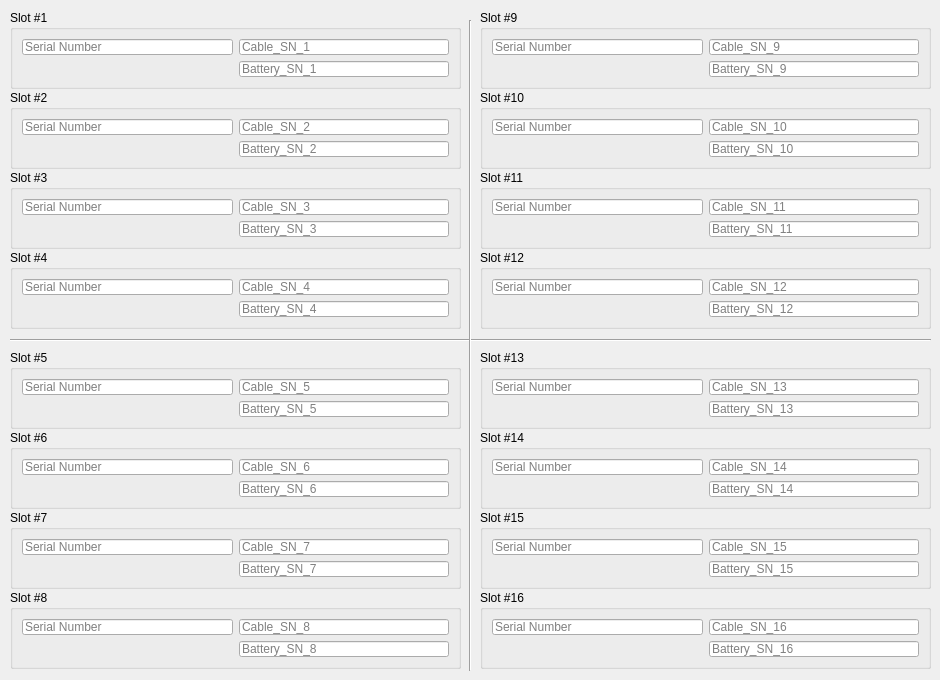
   <widget class="QWidget" name="tab_EB1">
    <attribute name="title">
     <string>Erie #1</string>
    </attribute>
    <widget class="QGroupBox" name="groupBox1_8">
     <property name="geometry">
      <rect>
       <x>10</x>
       <y>590</y>
       <width>451</width>
       <height>79</height>
      </rect>
     </property>
     <property name="sizePolicy">
      <sizepolicy hsizetype="Preferred" vsizetype="Fixed">
       <horstretch>0</horstretch>
       <verstretch>0</verstretch>
      </sizepolicy>
     </property>
     <property name="title">
      <string>Slot #8</string>
     </property>
     <layout class="QGridLayout" name="gridLayout_11">
      <item row="0" column="0">
       <widget class="QLineEdit" name="sn_lineEdit_1_8">
        <property name="maxLength">
         <number>33</number>
        </property>
        <property name="placeholderText">
         <string>Serial Number</string>
        </property>
       </widget>
      </item>
      <item row="0" column="1">
       <widget class="QLineEdit" name="CablelineEdit_1_8">
        <property name="placeholderText">
         <string>Cable_SN_8</string>
        </property>
       </widget>
      </item>
      <item row="1" column="0">
       <widget class="QLabel" name="label_1_8">
        <property name="font">
         <font>
          <pointsize>12</pointsize>
         </font>
        </property>
        <property name="text">
         <string/>
        </property>
       </widget>
      </item>
      <item row="1" column="1">
       <widget class="QLineEdit" name="BatterylineEdit_1_8">
        <property name="placeholderText">
         <string>Battery_SN_8</string>
        </property>
       </widget>
      </item>
     </layout>
    </widget>
    <widget class="QGroupBox" name="groupBox1_2">
     <property name="geometry">
      <rect>
       <x>10</x>
       <y>90</y>
       <width>451</width>
       <height>79</height>
      </rect>
     </property>
     <property name="sizePolicy">
      <sizepolicy hsizetype="Preferred" vsizetype="Fixed">
       <horstretch>0</horstretch>
       <verstretch>0</verstretch>
      </sizepolicy>
     </property>
     <property name="title">
      <string>Slot #2</string>
     </property>
     <layout class="QGridLayout" name="gridLayout_2">
      <item row="0" column="0">
       <widget class="QLineEdit" name="sn_lineEdit_1_2">
        <property name="maxLength">
         <number>33</number>
        </property>
        <property name="placeholderText">
         <string>Serial Number</string>
        </property>
       </widget>
      </item>
      <item row="0" column="1">
       <widget class="QLineEdit" name="CablelineEdit_1_2">
        <property name="placeholderText">
         <string>Cable_SN_2</string>
        </property>
       </widget>
      </item>
      <item row="1" column="0">
       <widget class="QLabel" name="label_1_2">
        <property name="font">
         <font>
          <pointsize>12</pointsize>
         </font>
        </property>
        <property name="text">
         <string/>
        </property>
       </widget>
      </item>
      <item row="1" column="1">
       <widget class="QLineEdit" name="BatterylineEdit_1_2">
        <property name="placeholderText">
         <string>Battery_SN_2</string>
        </property>
       </widget>
      </item>
     </layout>
    </widget>
    <widget class="QGroupBox" name="groupBox1_3">
     <property name="geometry">
      <rect>
       <x>10</x>
       <y>170</y>
       <width>451</width>
       <height>79</height>
      </rect>
     </property>
     <property name="sizePolicy">
      <sizepolicy hsizetype="Preferred" vsizetype="Fixed">
       <horstretch>0</horstretch>
       <verstretch>0</verstretch>
      </sizepolicy>
     </property>
     <property name="title">
      <string>Slot #3</string>
     </property>
     <layout class="QGridLayout" name="gridLayout_3">
      <item row="0" column="0">
       <widget class="QLineEdit" name="sn_lineEdit_1_3">
        <property name="maxLength">
         <number>33</number>
        </property>
        <property name="placeholderText">
         <string>Serial Number</string>
        </property>
       </widget>
      </item>
      <item row="0" column="1">
       <widget class="QLineEdit" name="CablelineEdit_1_3">
        <property name="placeholderText">
         <string>Cable_SN_3</string>
        </property>
       </widget>
      </item>
      <item row="1" column="0">
       <widget class="QLabel" name="label_1_3">
        <property name="font">
         <font>
          <pointsize>12</pointsize>
         </font>
        </property>
        <property name="text">
         <string/>
        </property>
       </widget>
      </item>
      <item row="1" column="1">
       <widget class="QLineEdit" name="BatterylineEdit_1_3">
        <property name="placeholderText">
         <string>Battery_SN_3</string>
        </property>
       </widget>
      </item>
     </layout>
    </widget>
    <widget class="QGroupBox" name="groupBox1_4">
     <property name="geometry">
      <rect>
       <x>10</x>
       <y>250</y>
       <width>451</width>
       <height>79</height>
      </rect>
     </property>
     <property name="sizePolicy">
      <sizepolicy hsizetype="Preferred" vsizetype="Fixed">
       <horstretch>0</horstretch>
       <verstretch>0</verstretch>
      </sizepolicy>
     </property>
     <property name="title">
      <string>Slot #4</string>
     </property>
     <layout class="QGridLayout" name="gridLayout_6">
      <item row="0" column="0">
       <widget class="QLineEdit" name="sn_lineEdit_1_4">
        <property name="maxLength">
         <number>33</number>
        </property>
        <property name="placeholderText">
         <string>Serial Number</string>
        </property>
       </widget>
      </item>
      <item row="0" column="1">
       <widget class="QLineEdit" name="CablelineEdit_1_4">
        <property name="placeholderText">
         <string>Cable_SN_4</string>
        </property>
       </widget>
      </item>
      <item row="1" column="0">
       <widget class="QLabel" name="label_1_4">
        <property name="font">
         <font>
          <pointsize>12</pointsize>
         </font>
        </property>
        <property name="text">
         <string/>
        </property>
       </widget>
      </item>
      <item row="1" column="1">
       <widget class="QLineEdit" name="BatterylineEdit_1_4">
        <property name="placeholderText">
         <string>Battery_SN_4</string>
        </property>
       </widget>
      </item>
     </layout>
    </widget>
    <widget class="QGroupBox" name="groupBox1_5">
     <property name="geometry">
      <rect>
       <x>10</x>
       <y>350</y>
       <width>451</width>
       <height>79</height>
      </rect>
     </property>
     <property name="sizePolicy">
      <sizepolicy hsizetype="Preferred" vsizetype="Fixed">
       <horstretch>0</horstretch>
       <verstretch>0</verstretch>
      </sizepolicy>
     </property>
     <property name="title">
      <string>Slot #5</string>
     </property>
     <layout class="QGridLayout" name="gridLayout_7">
      <item row="0" column="0">
       <widget class="QLineEdit" name="sn_lineEdit_1_5">
        <property name="acceptDrops">
         <bool>true</bool>
        </property>
        <property name="text">
         <string/>
        </property>
        <property name="maxLength">
         <number>33</number>
        </property>
        <property name="placeholderText">
         <string>Serial Number</string>
        </property>
       </widget>
      </item>
      <item row="0" column="1">
       <widget class="QLineEdit" name="CablelineEdit_1_5">
        <property name="placeholderText">
         <string>Cable_SN_5</string>
        </property>
       </widget>
      </item>
      <item row="1" column="0">
       <widget class="QLabel" name="label_1_5">
        <property name="font">
         <font>
          <pointsize>12</pointsize>
         </font>
        </property>
        <property name="text">
         <string/>
        </property>
       </widget>
      </item>
      <item row="1" column="1">
       <widget class="QLineEdit" name="BatterylineEdit_1_5">
        <property name="placeholderText">
         <string>Battery_SN_5</string>
        </property>
       </widget>
      </item>
     </layout>
    </widget>
    <widget class="QGroupBox" name="groupBox1_6">
     <property name="geometry">
      <rect>
       <x>10</x>
       <y>430</y>
       <width>451</width>
       <height>79</height>
      </rect>
     </property>
     <property name="sizePolicy">
      <sizepolicy hsizetype="Preferred" vsizetype="Fixed">
       <horstretch>0</horstretch>
       <verstretch>0</verstretch>
      </sizepolicy>
     </property>
     <property name="title">
      <string>Slot #6</string>
     </property>
     <layout class="QGridLayout" name="gridLayout_8">
      <item row="0" column="0">
       <widget class="QLineEdit" name="sn_lineEdit_1_6">
        <property name="maxLength">
         <number>33</number>
        </property>
        <property name="placeholderText">
         <string>Serial Number</string>
        </property>
       </widget>
      </item>
      <item row="0" column="1">
       <widget class="QLineEdit" name="CablelineEdit_1_6">
        <property name="placeholderText">
         <string>Cable_SN_6</string>
        </property>
       </widget>
      </item>
      <item row="1" column="0">
       <widget class="QLabel" name="label_1_6">
        <property name="font">
         <font>
          <pointsize>12</pointsize>
         </font>
        </property>
        <property name="text">
         <string/>
        </property>
       </widget>
      </item>
      <item row="1" column="1">
       <widget class="QLineEdit" name="BatterylineEdit_1_6">
        <property name="placeholderText">
         <string>Battery_SN_6</string>
        </property>
       </widget>
      </item>
     </layout>
    </widget>
    <widget class="QGroupBox" name="groupBox1_1">
     <property name="geometry">
      <rect>
       <x>10</x>
       <y>10</y>
       <width>451</width>
       <height>79</height>
      </rect>
     </property>
     <property name="sizePolicy">
      <sizepolicy hsizetype="Preferred" vsizetype="Fixed">
       <horstretch>0</horstretch>
       <verstretch>0</verstretch>
      </sizepolicy>
     </property>
     <property name="title">
      <string>Slot #1</string>
     </property>
     <layout class="QGridLayout" name="gridLayout">
      <item row="0" column="0">
       <widget class="QLineEdit" name="sn_lineEdit_1_1">
        <property name="acceptDrops">
         <bool>true</bool>
        </property>
        <property name="text">
         <string/>
        </property>
        <property name="maxLength">
         <number>33</number>
        </property>
        <property name="placeholderText">
         <string>Serial Number</string>
        </property>
       </widget>
      </item>
      <item row="0" column="1">
       <widget class="QLineEdit" name="CablelineEdit_1_1">
        <property name="placeholderText">
         <string>Cable_SN_1</string>
        </property>
       </widget>
      </item>
      <item row="1" column="0">
       <widget class="QLabel" name="label_1_1">
        <property name="font">
         <font>
          <pointsize>12</pointsize>
         </font>
        </property>
        <property name="text">
         <string/>
        </property>
       </widget>
      </item>
      <item row="1" column="1">
       <widget class="QLineEdit" name="BatterylineEdit_1_1">
        <property name="placeholderText">
         <string>Battery_SN_1</string>
        </property>
       </widget>
      </item>
     </layout>
    </widget>
    <widget class="QGroupBox" name="groupBox1_7">
     <property name="geometry">
      <rect>
       <x>10</x>
       <y>510</y>
       <width>451</width>
       <height>79</height>
      </rect>
     </property>
     <property name="sizePolicy">
      <sizepolicy hsizetype="Preferred" vsizetype="Fixed">
       <horstretch>0</horstretch>
       <verstretch>0</verstretch>
      </sizepolicy>
     </property>
     <property name="title">
      <string>Slot #7</string>
     </property>
     <layout class="QGridLayout" name="gridLayout_10">
      <item row="0" column="0">
       <widget class="QLineEdit" name="sn_lineEdit_1_7">
        <property name="maxLength">
         <number>33</number>
        </property>
        <property name="placeholderText">
         <string>Serial Number</string>
        </property>
       </widget>
      </item>
      <item row="0" column="1">
       <widget class="QLineEdit" name="CablelineEdit_1_7">
        <property name="placeholderText">
         <string>Cable_SN_7</string>
        </property>
       </widget>
      </item>
      <item row="1" column="0">
       <widget class="QLabel" name="label_1_7">
        <property name="font">
         <font>
          <pointsize>12</pointsize>
         </font>
        </property>
        <property name="text">
         <string/>
        </property>
       </widget>
      </item>
      <item row="1" column="1">
       <widget class="QLineEdit" name="BatterylineEdit_1_7">
        <property name="placeholderText">
         <string>Battery_SN_7</string>
        </property>
       </widget>
      </item>
     </layout>
    </widget>
    <widget class="QGroupBox" name="groupBox1_16">
     <property name="geometry">
      <rect>
       <x>480</x>
       <y>590</y>
       <width>451</width>
       <height>79</height>
      </rect>
     </property>
     <property name="sizePolicy">
      <sizepolicy hsizetype="Preferred" vsizetype="Fixed">
       <horstretch>0</horstretch>
       <verstretch>0</verstretch>
      </sizepolicy>
     </property>
     <property name="title">
      <string>Slot #16</string>
     </property>
     <layout class="QGridLayout" name="gridLayout_19">
      <item row="0" column="0">
       <widget class="QLineEdit" name="sn_lineEdit_1_16">
        <property name="maxLength">
         <number>33</number>
        </property>
        <property name="placeholderText">
         <string>Serial Number</string>
        </property>
       </widget>
      </item>
      <item row="0" column="1">
       <widget class="QLineEdit" name="CablelineEdit_1_16">
        <property name="placeholderText">
         <string>Cable_SN_16</string>
        </property>
       </widget>
      </item>
      <item row="1" column="0">
       <widget class="QLabel" name="label_1_16">
        <property name="font">
         <font>
          <pointsize>12</pointsize>
         </font>
        </property>
        <property name="text">
         <string/>
        </property>
       </widget>
      </item>
      <item row="1" column="1">
       <widget class="QLineEdit" name="BatterylineEdit_1_16">
        <property name="placeholderText">
         <string>Battery_SN_16</string>
        </property>
       </widget>
      </item>
     </layout>
    </widget>
    <widget class="QGroupBox" name="groupBox1_9">
     <property name="geometry">
      <rect>
       <x>480</x>
       <y>10</y>
       <width>451</width>
       <height>79</height>
      </rect>
     </property>
     <property name="sizePolicy">
      <sizepolicy hsizetype="Preferred" vsizetype="Fixed">
       <horstretch>0</horstretch>
       <verstretch>0</verstretch>
      </sizepolicy>
     </property>
     <property name="title">
      <string>Slot #9</string>
     </property>
     <layout class="QGridLayout" name="gridLayout_12">
      <item row="0" column="0">
       <widget class="QLineEdit" name="sn_lineEdit_1_9">
        <property name="acceptDrops">
         <bool>true</bool>
        </property>
        <property name="text">
         <string/>
        </property>
        <property name="maxLength">
         <number>33</number>
        </property>
        <property name="placeholderText">
         <string>Serial Number</string>
        </property>
       </widget>
      </item>
      <item row="0" column="1">
       <widget class="QLineEdit" name="CablelineEdit_1_9">
        <property name="placeholderText">
         <string>Cable_SN_9</string>
        </property>
       </widget>
      </item>
      <item row="1" column="0">
       <widget class="QLabel" name="label_1_9">
        <property name="font">
         <font>
          <pointsize>12</pointsize>
         </font>
        </property>
        <property name="text">
         <string/>
        </property>
       </widget>
      </item>
      <item row="1" column="1">
       <widget class="QLineEdit" name="BatterylineEdit_1_9">
        <property name="placeholderText">
         <string>Battery_SN_9</string>
        </property>
       </widget>
      </item>
     </layout>
    </widget>
    <widget class="QGroupBox" name="groupBox1_11">
     <property name="geometry">
      <rect>
       <x>480</x>
       <y>170</y>
       <width>451</width>
       <height>79</height>
      </rect>
     </property>
     <property name="sizePolicy">
      <sizepolicy hsizetype="Preferred" vsizetype="Fixed">
       <horstretch>0</horstretch>
       <verstretch>0</verstretch>
      </sizepolicy>
     </property>
     <property name="title">
      <string>Slot #11</string>
     </property>
     <layout class="QGridLayout" name="gridLayout_14">
      <item row="0" column="0">
       <widget class="QLineEdit" name="sn_lineEdit_1_11">
        <property name="maxLength">
         <number>33</number>
        </property>
        <property name="placeholderText">
         <string>Serial Number</string>
        </property>
       </widget>
      </item>
      <item row="0" column="1">
       <widget class="QLineEdit" name="CablelineEdit_1_11">
        <property name="placeholderText">
         <string>Cable_SN_11</string>
        </property>
       </widget>
      </item>
      <item row="1" column="0">
       <widget class="QLabel" name="label_1_11">
        <property name="font">
         <font>
          <pointsize>12</pointsize>
         </font>
        </property>
        <property name="text">
         <string/>
        </property>
       </widget>
      </item>
      <item row="1" column="1">
       <widget class="QLineEdit" name="BatterylineEdit_1_11">
        <property name="placeholderText">
         <string>Battery_SN_11</string>
        </property>
       </widget>
      </item>
     </layout>
     <zorder>sn_lineEdit_1_11</zorder>
     <zorder>label_1_11</zorder>
     <zorder>CablelineEdit_1_11</zorder>
     <zorder>BatterylineEdit_1_11</zorder>
    </widget>
    <widget class="QGroupBox" name="groupBox1_12">
     <property name="geometry">
      <rect>
       <x>480</x>
       <y>250</y>
       <width>451</width>
       <height>79</height>
      </rect>
     </property>
     <property name="sizePolicy">
      <sizepolicy hsizetype="Preferred" vsizetype="Fixed">
       <horstretch>0</horstretch>
       <verstretch>0</verstretch>
      </sizepolicy>
     </property>
     <property name="title">
      <string>Slot #12</string>
     </property>
     <layout class="QGridLayout" name="gridLayout_15">
      <item row="0" column="0">
       <widget class="QLineEdit" name="sn_lineEdit_1_12">
        <property name="maxLength">
         <number>33</number>
        </property>
        <property name="placeholderText">
         <string>Serial Number</string>
        </property>
       </widget>
      </item>
      <item row="0" column="1">
       <widget class="QLineEdit" name="CablelineEdit_1_12">
        <property name="placeholderText">
         <string>Cable_SN_12</string>
        </property>
       </widget>
      </item>
      <item row="1" column="0">
       <widget class="QLabel" name="label_1_12">
        <property name="font">
         <font>
          <pointsize>12</pointsize>
         </font>
        </property>
        <property name="text">
         <string/>
        </property>
       </widget>
      </item>
      <item row="1" column="1">
       <widget class="QLineEdit" name="BatterylineEdit_1_12">
        <property name="placeholderText">
         <string>Battery_SN_12</string>
        </property>
       </widget>
      </item>
     </layout>
    </widget>
    <widget class="QGroupBox" name="groupBox1_13">
     <property name="geometry">
      <rect>
       <x>480</x>
       <y>350</y>
       <width>451</width>
       <height>79</height>
      </rect>
     </property>
     <property name="sizePolicy">
      <sizepolicy hsizetype="Preferred" vsizetype="Fixed">
       <horstretch>0</horstretch>
       <verstretch>0</verstretch>
      </sizepolicy>
     </property>
     <property name="title">
      <string>Slot #13</string>
     </property>
     <layout class="QGridLayout" name="gridLayout_16">
      <item row="0" column="0">
       <widget class="QLineEdit" name="sn_lineEdit_1_13">
        <property name="acceptDrops">
         <bool>true</bool>
        </property>
        <property name="text">
         <string/>
        </property>
        <property name="maxLength">
         <number>33</number>
        </property>
        <property name="placeholderText">
         <string>Serial Number</string>
        </property>
       </widget>
      </item>
      <item row="0" column="1">
       <widget class="QLineEdit" name="CablelineEdit_1_13">
        <property name="placeholderText">
         <string>Cable_SN_13</string>
        </property>
       </widget>
      </item>
      <item row="1" column="0">
       <widget class="QLabel" name="label_1_13">
        <property name="font">
         <font>
          <pointsize>12</pointsize>
         </font>
        </property>
        <property name="text">
         <string/>
        </property>
       </widget>
      </item>
      <item row="1" column="1">
       <widget class="QLineEdit" name="BatterylineEdit_1_13">
        <property name="placeholderText">
         <string>Battery_SN_13</string>
        </property>
       </widget>
      </item>
     </layout>
    </widget>
    <widget class="QGroupBox" name="groupBox1_10">
     <property name="geometry">
      <rect>
       <x>480</x>
       <y>90</y>
       <width>451</width>
       <height>79</height>
      </rect>
     </property>
     <property name="sizePolicy">
      <sizepolicy hsizetype="Preferred" vsizetype="Fixed">
       <horstretch>0</horstretch>
       <verstretch>0</verstretch>
      </sizepolicy>
     </property>
     <property name="title">
      <string>Slot #10</string>
     </property>
     <layout class="QGridLayout" name="gridLayout_13">
      <item row="0" column="0">
       <widget class="QLineEdit" name="sn_lineEdit_1_10">
        <property name="maxLength">
         <number>33</number>
        </property>
        <property name="placeholderText">
         <string>Serial Number</string>
        </property>
       </widget>
      </item>
      <item row="0" column="1">
       <widget class="QLineEdit" name="CablelineEdit_1_10">
        <property name="placeholderText">
         <string>Cable_SN_10</string>
        </property>
       </widget>
      </item>
      <item row="1" column="0">
       <widget class="QLabel" name="label_1_10">
        <property name="font">
         <font>
          <pointsize>12</pointsize>
         </font>
        </property>
        <property name="text">
         <string/>
        </property>
       </widget>
      </item>
      <item row="1" column="1">
       <widget class="QLineEdit" name="BatterylineEdit_1_10">
        <property name="placeholderText">
         <string>Battery_SN_10</string>
        </property>
       </widget>
      </item>
     </layout>
    </widget>
    <widget class="QGroupBox" name="groupBox1_14">
     <property name="geometry">
      <rect>
       <x>480</x>
       <y>430</y>
       <width>451</width>
       <height>79</height>
      </rect>
     </property>
     <property name="sizePolicy">
      <sizepolicy hsizetype="Preferred" vsizetype="Fixed">
       <horstretch>0</horstretch>
       <verstretch>0</verstretch>
      </sizepolicy>
     </property>
     <property name="title">
      <string>Slot #14</string>
     </property>
     <layout class="QGridLayout" name="gridLayout_17">
      <item row="0" column="0">
       <widget class="QLineEdit" name="sn_lineEdit_1_14">
        <property name="maxLength">
         <number>33</number>
        </property>
        <property name="placeholderText">
         <string>Serial Number</string>
        </property>
       </widget>
      </item>
      <item row="0" column="1">
       <widget class="QLineEdit" name="CablelineEdit_1_14">
        <property name="placeholderText">
         <string>Cable_SN_14</string>
        </property>
       </widget>
      </item>
      <item row="1" column="0">
       <widget class="QLabel" name="label_1_14">
        <property name="font">
         <font>
          <pointsize>12</pointsize>
         </font>
        </property>
        <property name="text">
         <string/>
        </property>
       </widget>
      </item>
      <item row="1" column="1">
       <widget class="QLineEdit" name="BatterylineEdit_1_14">
        <property name="placeholderText">
         <string>Battery_SN_14</string>
        </property>
       </widget>
      </item>
     </layout>
    </widget>
    <widget class="QGroupBox" name="groupBox1_15">
     <property name="geometry">
      <rect>
       <x>480</x>
       <y>510</y>
       <width>451</width>
       <height>79</height>
      </rect>
     </property>
     <property name="sizePolicy">
      <sizepolicy hsizetype="Preferred" vsizetype="Fixed">
       <horstretch>0</horstretch>
       <verstretch>0</verstretch>
      </sizepolicy>
     </property>
     <property name="title">
      <string>Slot #15</string>
     </property>
     <layout class="QGridLayout" name="gridLayout_18">
      <item row="0" column="0">
       <widget class="QLineEdit" name="sn_lineEdit_1_15">
        <property name="maxLength">
         <number>33</number>
        </property>
        <property name="placeholderText">
         <string>Serial Number</string>
        </property>
       </widget>
      </item>
      <item row="0" column="1">
       <widget class="QLineEdit" name="CablelineEdit_1_15">
        <property name="placeholderText">
         <string>Cable_SN_15</string>
        </property>
       </widget>
      </item>
      <item row="1" column="0">
       <widget class="QLabel" name="label_1_15">
        <property name="font">
         <font>
          <pointsize>12</pointsize>
         </font>
        </property>
        <property name="text">
         <string/>
        </property>
       </widget>
      </item>
      <item row="1" column="1">
       <widget class="QLineEdit" name="BatterylineEdit_1_15">
        <property name="placeholderText">
         <string>Battery_SN_15</string>
        </property>
       </widget>
      </item>
     </layout>
    </widget>
    <widget class="Line" name="line_1">
     <property name="geometry">
      <rect>
       <x>10</x>
       <y>330</y>
       <width>921</width>
       <height>20</height>
      </rect>
     </property>
     <property name="orientation">
      <enum>Qt::Horizontal</enum>
     </property>
    </widget>
    <widget class="Line" name="line_2">
     <property name="geometry">
      <rect>
       <x>460</x>
       <y>20</y>
       <width>20</width>
       <height>651</height>
      </rect>
     </property>
     <property name="orientation">
      <enum>Qt::Vertical</enum>
     </property>
    </widget>
   </widget>
